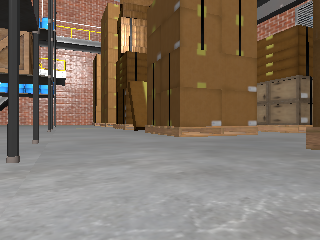
#> input picture datos/depot/rgb/0000000038400000000.png, 320 x 240 px
$ python -i segmentacion.py   (imports and definitions only)
#> lines starting #> are read from the running program, lines starting #| are printed output that depends on the picture; after the words box and inside, x2 and y2 are one past the last pixel; in counts of white or black regions, pixels touching at a corner belong together

import time
import cv2
import numpy as np
import maxflow


BINS = 16
SIGMA_HIST = 1.0
LAMBDA = 20.0

# [29 lines left out: functions suavizar_hist, costos_datos, pesos_vecinos, not called in this run]


def inicializar_semillas_geometricas(alto, ancho, metodo="GC_PR_BGD"):
    """
    Construye la máscara trimap/quadmap inicial sin intervención humana:
      - cv2.GC_BGD    (0): Obstáculo / fondo seguro (franja superior del horizonte).
      - cv2.GC_FGD    (1): Suelo transitable seguro (trapecio frente al robot).
      - cv2.GC_PR_BGD (2): Zona incierta a resolver mediante Min-Cut / Max-Flow.
      - cv2.GC_PR_FGD (3): Zona probablemente perteneciente al suelo transitable.
    """
    if metodo == "GC_PR_FGD":
        valor = cv2.GC_PR_FGD
    else:
        valor = cv2.GC_PR_BGD

    mascara = np.full((alto, ancho), valor, dtype=np.uint8)

    # Franja superior (primer 28% de la imagen): se asume obstáculo o cielo
    limite_horizonte = int(alto * 0.28)
    mascara[0:limite_horizonte, :] = cv2.GC_BGD

    # Trapecio inferior central: zona inmediatamente frente a las ruedas
    trapecio_suelo = np.array([[
        (int(ancho * 0.28), alto - 1),          # Vértice inferior izquierdo
        (int(ancho * 0.72), alto - 1),          # Vértice inferior derecho
        (int(ancho * 0.62), int(alto * 0.78)),  # Vértice superior derecho
        (int(ancho * 0.38), int(alto * 0.78))   # Vértice superior izquierdo
    ]], dtype=np.int32)

    cv2.fillPoly(mascara, trapecio_suelo, cv2.GC_FGD)
    return mascara, trapecio_suelo

def procesar_graph_cuts(frame, metodo="GC_PR_BGD"):
    """
    Segmenta el suelo transitable usando GrabCut iterativo y calcula
    el centroide navegable y el porcentaje de espacio libre.
    """
    t_inicio = time.time()
    h, w = frame.shape[:2]

    # Paso 1: Generar máscara inicial de semillas (priors geométricos)
    mask, trapecio = inicializar_semillas_geometricas(h, w, metodo)

    # Arreglos internos requeridos por OpenCV para los Modelos de Mezclas Gaussianas (GMM)
    bgd_model = np.zeros((1, 65), np.float64)
    fgd_model = np.zeros((1, 65), np.float64)

    # Paso 2: Minimización de energía mediante Graph Cuts (iterCount=1 para tiempo real)
    cv2.grabCut(
        img=frame,
        mask=mask,
        rect=None,
        bgdModel=bgd_model,
        fgdModel=fgd_model,
        iterCount=1,
        mode=cv2.GC_INIT_WITH_MASK
    )

    # Convertir etiquetas de GrabCut a máscara binaria (255 = suelo, 0 = obstáculo)
    mascara_suelo = np.where(
        (mask == cv2.GC_FGD) | (mask == cv2.GC_PR_FGD), 255, 0
    ).astype(np.uint8)

    # Paso 3: Postprocesamiento morfológico (Cierre para eliminar agujeros internos)
    kernel = cv2.getStructuringElement(cv2.MORPH_ELLIPSE, (7, 7))
    mascara_limpia = cv2.morphologyEx(mascara_suelo, cv2.MORPH_CLOSE, kernel)

    # Conservar únicamente la componente conexa más grande (el camino principal)
    num_labels, labels, stats, _ = cv2.connectedComponentsWithStats(mascara_limpia)
    if num_labels > 1:
        # Índice 0 es el fondo negro; buscamos el área máxima a partir del índice 1
        idx_mayor = 1 + np.argmax(stats[1:, cv2.CC_STAT_AREA])
        mascara_limpia = np.where(labels == idx_mayor, 255, 0).astype(np.uint8)

    # Paso 4: Extracción de métricas de navegación en la región cercana (60% inferior)
    inicio_roi = int(h * 0.40)
    zona_navegable = mascara_limpia[inicio_roi:, :]
    porcentaje_libre = np.count_nonzero(zona_navegable) / zona_navegable.size

    momentos = cv2.moments(zona_navegable)
    if momentos["m00"] > 0:
        cx = int(momentos["m10"] / momentos["m00"])
        cy = int(momentos["m01"] / momentos["m00"]) + inicio_roi
    else:
        cx, cy = w // 2, h // 2

    tiempo_ms = (time.time() - t_inicio) * 1000.0

    # Paso 5: Construir imagen de visualización para depuración y demo
    vis = frame.copy()
    overlay_verde = np.zeros_like(frame)
    overlay_verde[mascara_limpia == 255] = (0, 220, 0)
    vis = cv2.addWeighted(vis, 0.70, overlay_verde, 0.30, 0)

    # Dibujar el trapecio de semillas (azul), línea central (amarillo) y centroide (rojo)
    cv2.polylines(vis, trapecio, isClosed=True, color=(255, 150, 0), thickness=1)
    cv2.line(vis, (w // 2, 0), (w // 2, h), (0, 255, 255), 1)
    cv2.circle(vis, (cx, cy), 4, (0, 0, 255), -1)

    return vis, mascara_limpia, cx, porcentaje_libre, tiempo_ms

# [77 lines left out: function procesar_graph_cuts_2, not called in this run]


>>> import cv2
>>> picture = cv2.imread('datos/depot/rgb/0000000038400000000.png')
#> picture is the input picture: shape (240, 320, 3); mean B, G, R 101.2, 114.4, 128
>>> result = procesar_graph_cuts(picture)
#> in inicializar_semillas_geometricas, `cv2.fillPoly(mascara, trapecio_suelo, cv2.GC_FGD)`:
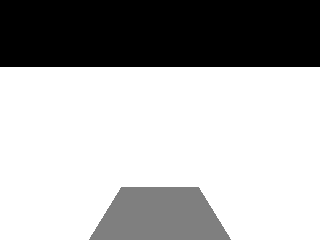
#> mascara: shape (240, 320); min 0, max 2, mean 1.37; drawn with min black and max white
#> in procesar_graph_cuts, `mascara_limpia = cv2.morphologyEx(mascara_suelo, cv2.MORPH_CLOSE, kern..`:
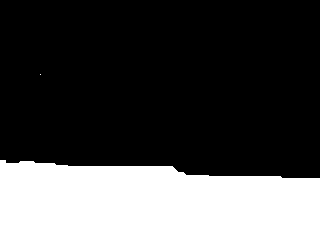
#> mascara_suelo: shape (240, 320); 29.2% white; 2 white regions (1 under 20 px), largest, box (x1, y1, x2, y2) and area: (0, 160, 320, 240) 22447
#> in procesar_graph_cuts, `num_labels, labels, stats, _ = cv2.connectedComponentsWithStats(mascar..`: mascara_limpia: shape (240, 320); 29.2% white; 2 white regions (1 under 20 px), largest, box (x1, y1, x2, y2) and area: (0, 160, 320, 240) 22457
#> in procesar_graph_cuts, `porcentaje_libre = np.count_nonzero(zona_navegable) / zona_navegable.s..`:
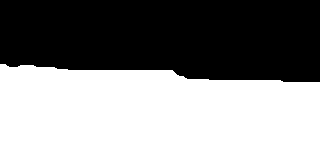
#> zona_navegable: shape (144, 320); 48.7% white; 1 white region, box (x1, y1, x2, y2) and area: (0, 64, 320, 144) 22457
#> in procesar_graph_cuts, `vis = cv2.addWeighted(vis, 0.70, overlay_verde, 0.30, 0)`:
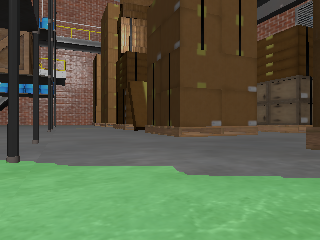
#> vis: shape (240, 320, 3); mean B, G, R 70.8, 99.4, 89.6
#> in procesar_graph_cuts, `cv2.line(vis, (w // 2, 0), (w // 2, h), (0, 255, 255), 1)`:
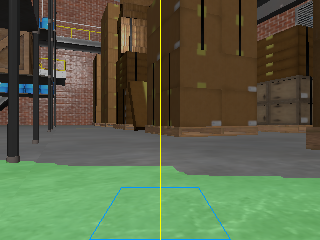
#> vis: shape (240, 320, 3); mean B, G, R 71.2, 99.8, 89.7
#> in procesar_graph_cuts, `cv2.circle(vis, (cx, cy), 4, (0, 0, 255), -1)`: vis: shape (240, 320, 3); 0.06% of pixels changed, all inside (x1, y1, x2, y2) = (148, 200, 157, 209)
#> result = 5 items
